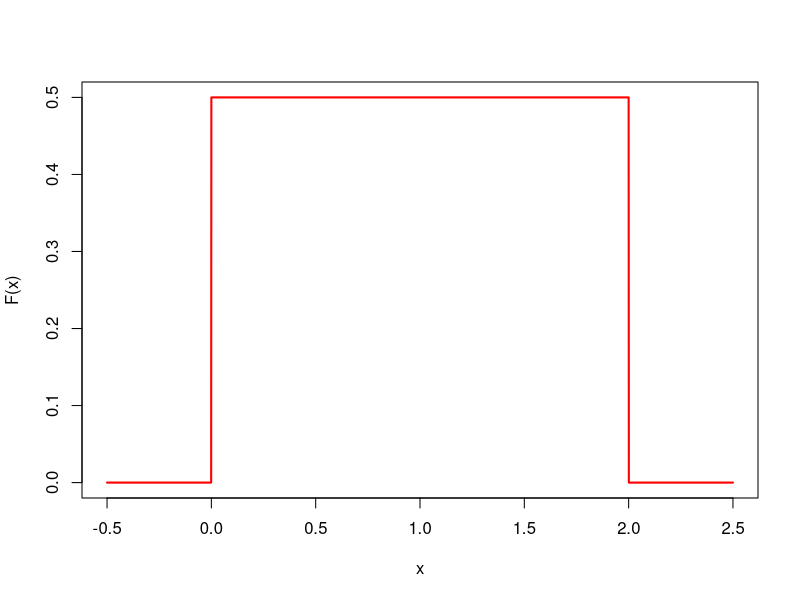
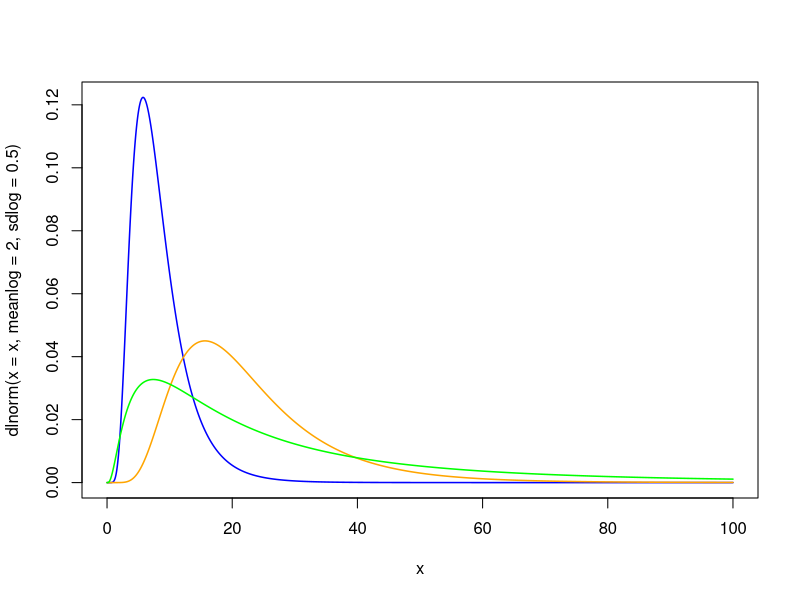

Source code (R) for these figures, in order:
#getwd()
#setwd(dir = "d:/dev/Estadistica/")
#git_history()


# Modelo uniforme
# se denota X - Unif(a,b)
x <- seq(from = -0.5, to = 2.5 , by = 0.001)
plot(x, dunif(x = x, min = 0 , max =2), 
     type = "l" , 
     ylab = "F(x)", 
     lwd = 2, 
     col = "red")

# Modelo Log-Normal
x <- seq(from = 0.0001, to = 100 , by = 0.0001)
plot(x, dlnorm(x = x, meanlog = 2 , sdlog = 0.5), 
     type = "l" , lwd = 1.5, col = "blue")
lines(x, dlnorm(x, meanlog = 3 , sdlog = 0.5), 
     type = "l" , lwd = 1.5, col = "orange" )
lines(x, dlnorm(x, meanlog = 3 , sdlog = 1), 
      type = "l" , lwd = 1.5, col = "green" )



